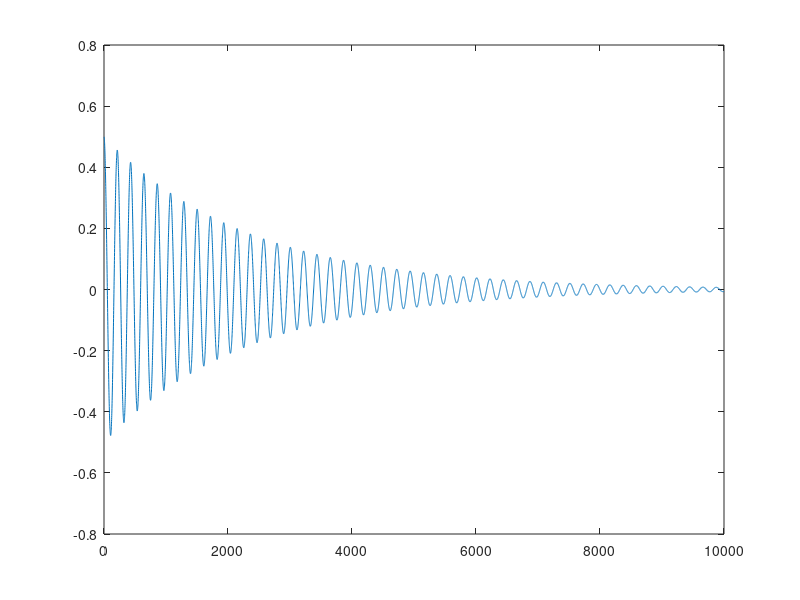
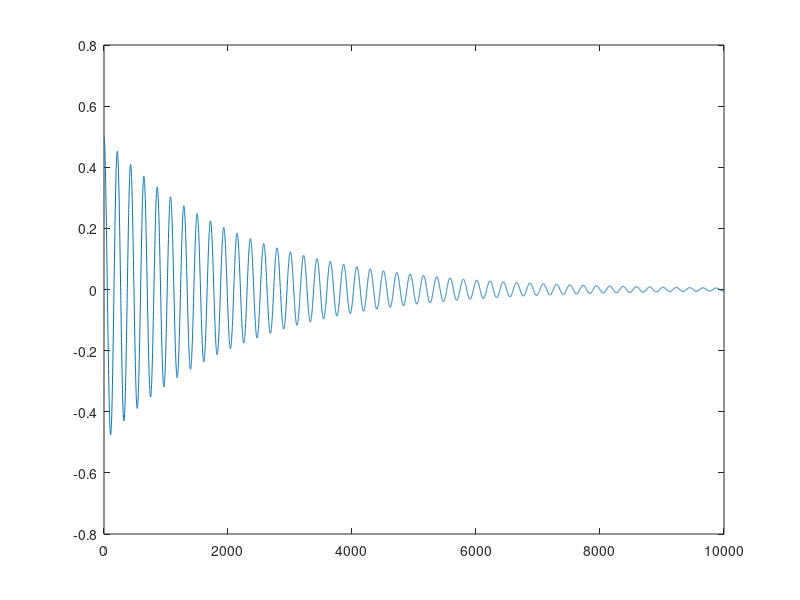
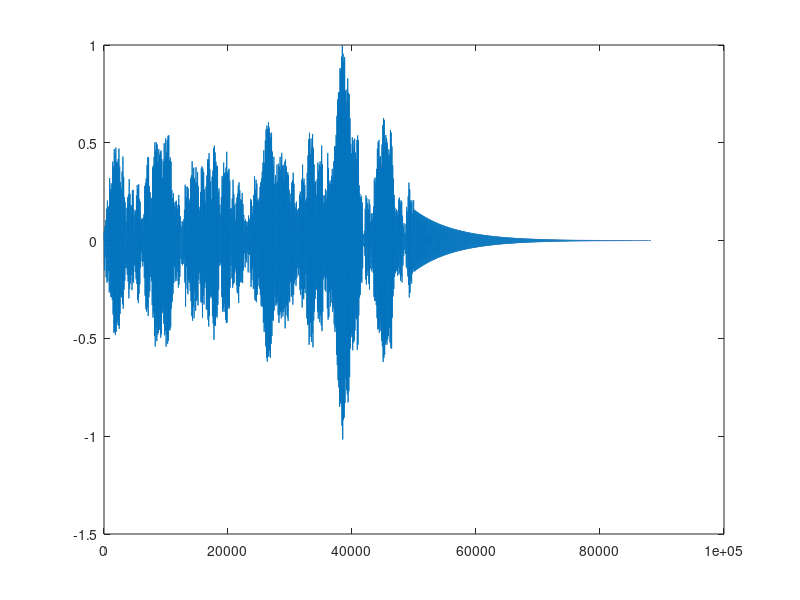
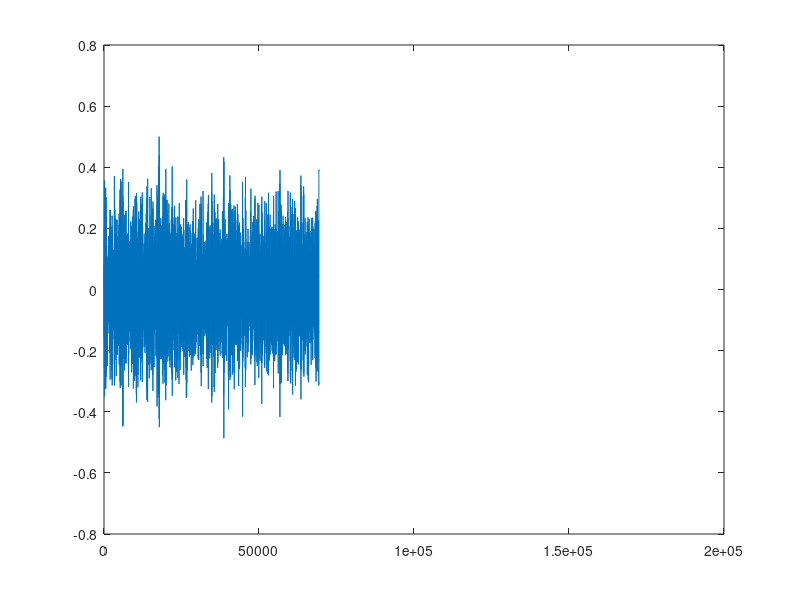

Reproduce these figures in MATLAB, in order.
%% Mass spring
m = 30; fs = 44100; T = 1/fs; N = 10000;
k = 50000000; x = zeros(1,N); xm1 = 0.5; xm2 = xm1; 
for i = 1:N
    x(i) = (2*m)/(m+k*T*T)*xm1 - xm2 * (m)/(m+k*T*T);
    xm2 = xm1;
    xm1 = x(i);
end
figure
plot(x) 
%% mass spring with damping
m = 30; fs = 44100; T = 1/fs; N = 10000;

k = 50000000; x = zeros(1,N); xm1 = 0.5; xm2 = xm1; 
f = 1/(2*pi) * sqrt(k/m)
R = 100;
c1 = m + R*T + k *(T*T); c2 = 2*m+R*T;
for i = 1:N
    x(i) = c2/c1*xm1 - xm2 * (m)/c1;
    xm2 = xm1;
    xm1 = x(i);
end
figure
plot(x)
%% Bottle
%   mode
m = 1; fs = 44100; T = 1/fs; N = 44100*2;
k = 5000000; 
m2 = 0.5; fs = 44100; N = 44100*2;
k2 = 5000000;

x = zeros(1,N); 

f = 1/(2*pi) * sqrt(k/m) % resonant frequency

input = 50000;

noise = 2*rand(1,input);
noise = noise - mean(noise); % remove DC off

offset = length(x)-length(noise);
if length(x) > length(noise)
    noise = [noise, zeros(1,offset)];
end

R = -100;
R2 = -100;
c1 = m + R*T + k *(T*T); c2 = 2*m+R*T;
c3 = m2 + R2*T + k2 *(T*T); c4 = 2*m2+R2*T;
xm1 = noise(N); 
xm2 = xm1; 

for i = 1:N
    x(i) = c2/c1*xm1 - xm2 * (m)/c1;
    xm2 = xm1;
    xm1 = x(i) + noise(i);
end

figure
plot((x/max(x))) 
s = (x/max(x));
sound(s,fs)

%% 2 modes
%   mode
m = 2; fs = 44100; T = 1/fs; N = 44100*4;
k = 50000000; 
m2 = 10; 
k2 = 50000000;

x = zeros(1,N); 
x2 = zeros(1,N); 

f = 1/(2*pi) * sqrt(k/m)% resonant frequency
f2 = 1/(2*pi) * sqrt(k2/m2)% resonant frequency

input = 100000;

noise = 2*rand(1,input);
noise = noise - mean(noise); % remove DC off

offset = length(x)-length(noise);
if length(x) > length(noise)
    noise =[noise, zeros(1,offset)];
end

R = 100;
R2 = -10000;

c1 = m + R*T + k *(T*T); c2 = 2*m+R*T;
c3 = m2 + R2*T + k2 *(T*T); c4 = 2*m2+R2*T;

xm1 = noise(N); 
xm2 = xm1; 

xm11 = noise(N-1); 
xm21 = xm11; 

for i = 1:N
    x(i) = c2/c1*xm1 - xm2 * (m)/c1;
    x2(i) = c4/c3*xm11 - xm21 * (m2)/c3;
    
    xm2 = xm1;
    xm1 = x(i) + noise(i);
    
    xm21 = xm11;
    xm11 = x2(i) + noise(i);
end

figure
s = (x/max(x));
s2 = (x2/max(x2));
mix = (s+s2)*0.5;
plot(mix)
sound(mix,fs)

